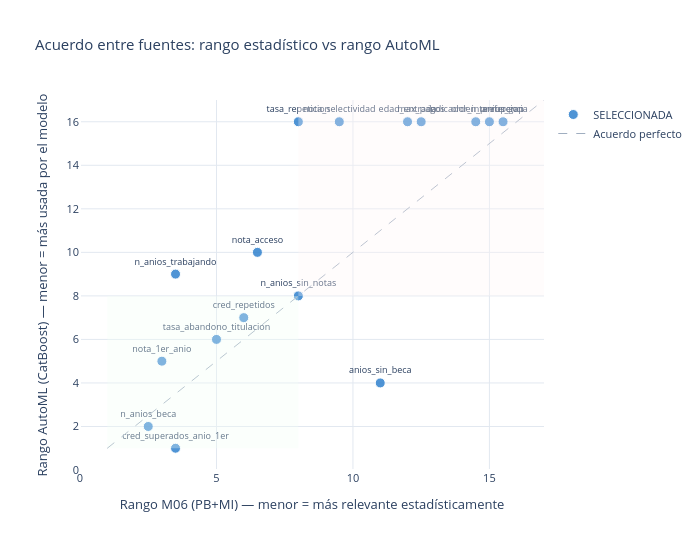

Here is the notebook cell this chart was saved with:
### Code cell
# ============================================================================
# CELDA 6: SCATTER — ACUERDO ENTRE FUENTES
# ============================================================================
# Eje X: rango estadístico (M06). Eje Y: rango AutoML.
# Esquina inferior-izquierda = ambas fuentes coinciden en que es importante.
# Esquina superior-derecha   = ambas coinciden en que no aporta.
# Puntos fuera de la diagonal = discrepancia entre fuentes.
# ============================================================================

fig_scatter = go.Figure()

for decision, color in MAPA_COLOR.items():
    mask = df['decision'] == decision
    sub  = df[mask]
    if sub.empty: continue
    fig_scatter.add_trace(go.Scatter(
        x=sub['rango_medio'],
        y=sub['rango_automl'],
        mode='markers+text',
        name=decision,
        text=sub['feature'],
        textposition='top center',
        textfont=dict(size=9),
        marker=dict(color=color, size=10, opacity=0.85,
                    line=dict(color='white', width=1)),
        hovertemplate=(
            '<b>%{text}</b><br>'
            'Rango M06: %{x:.1f}<br>'
            'Rango AutoML: %{y}<br>'
            'VIF: ' + sub['vif'].apply(lambda v: f'{v:.1f}' if v==v else '—').astype(str) + '<br>'
            '<extra></extra>'
        )
    ))

# Línea diagonal — acuerdo perfecto
max_rango = n_features + 1
fig_scatter.add_trace(go.Scatter(
    x=[1, max_rango], y=[1, max_rango],
    mode='lines',
    name='Acuerdo perfecto',
    line=dict(color='#a0aec0', dash='dash', width=1),
    hoverinfo='skip'
))

# Cuadrantes
mid = n_features / 2
fig_scatter.add_shape(type='rect', x0=1, y0=1, x1=mid, y1=mid,
    fillcolor='#f0fff4', opacity=0.3, line_width=0)  # verde: ambas relevantes
fig_scatter.add_shape(type='rect', x0=mid, y0=mid, x1=max_rango, y1=max_rango,
    fillcolor='#fff5f5', opacity=0.3, line_width=0)  # rojo: ambas irrelevantes

fig_scatter.update_layout(
    title='Acuerdo entre fuentes: rango estadístico vs rango AutoML',
    xaxis_title='Rango M06 (PB+MI) — menor = más relevante estadísticamente',
    yaxis_title='Rango AutoML (CatBoost) — menor = más usada por el modelo',
    height=550, width=700,
    plot_bgcolor='white', paper_bgcolor='white',
    font=dict(size=11),
)
fig_scatter.update_xaxes(showgrid=True, gridcolor='#e2e8f0', range=[0, max_rango])
fig_scatter.update_yaxes(showgrid=True, gridcolor='#e2e8f0', range=[0, max_rango])

fig_scatter.show()
IMG_SCATTER = fig_scatter.to_html(full_html=False, include_plotlyjs='cdn')
print('Scatter de acuerdo generado')

### Figure 1 — Plotly figure (JSON) as saved in the notebook; plotly's stock layout.template omitted (floating-point values rounded to 4 significant figures)
{"data": [{"hovertemplate": ["<b>%{text}</b><br>Rango M06: %{x:.1f}<br>Rango AutoML: %{y}<br>VIF: 4.9<br><extra></extra>", "<b>%{text}</b><br>Rango M06: %{x:.1f}<br>Rango AutoML: %{y}<br>VIF: 3.6<br><extra></extra>", "<b>%{text}</b><br>Rango M06: %{x:.1f}<br>Rango AutoML: %{y}<br>VIF: 73.0<br><extra></extra>", "<b>%{text}</b><br>Rango M06: %{x:.1f}<br>Rango AutoML: %{y}<br>VIF: 5.5<br><extra></extra>", "<b>%{text}</b><br>Rango M06: %{x:.1f}<br>Rango AutoML: %{y}<br>VIF: 2.8<br><extra></extra>", "<b>%{text}</b><br>Rango M06: %{x:.1f}<br>Rango AutoML: %{y}<br>VIF: 760.9<br><extra></extra>", "<b>%{text}</b><br>Rango M06: %{x:.1f}<br>Rango AutoML: %{y}<br>VIF: 4.9<br><extra></extra>", "<b>%{text}</b><br>Rango M06: %{x:.1f}<br>Rango AutoML: %{y}<br>VIF: 1.4<br><extra></extra>", "<b>%{text}</b><br>Rango M06: %{x:.1f}<br>Rango AutoML: %{y}<br>VIF: 61.8<br><extra></extra>", "<b>%{text}</b><br>Rango M06: %{x:.1f}<br>Rango AutoML: %{y}<br>VIF: 759.4<br><extra></extra>", "<b>%{text}</b><br>Rango M06: %{x:.1f}<br>Rango AutoML: %{y}<br>VIF: 112.1<br><extra></extra>", "<b>%{text}</b><br>Rango M06: %{x:.1f}<br>Rango AutoML: %{y}<br>VIF: 20.8<br><extra></extra>", "<b>%{text}</b><br>Rango M06: %{x:.1f}<br>Rango AutoML: %{y}<br>VIF: 3.3<br><extra></extra>", "<b>%{text}</b><br>Rango M06: %{x:.1f}<br>Rango AutoML: %{y}<br>VIF: 3.5<br><extra></extra>", "<b>%{text}</b><br>Rango M06: %{x:.1f}<br>Rango AutoML: %{y}<br>VIF: 1.9<br><extra></extra>", "<b>%{text}</b><br>Rango M06: %{x:.1f}<br>Rango AutoML: %{y}<br>VIF: 3.4<br><extra></extra>"], "marker": {"color": "#3182ce", "line": {"color": "white", "width": 1}, "opacity": 0.85, "size": 10}, "mode": "markers+text", "name": "SELECCIONADA", "text": ["n_anios_beca", "cred_superados_anio_1er", "nota_1er_anio", "tasa_abandono_titulacion", "n_anios_trabajando", "cred_repetidos", "anios_sin_beca", "n_anios_sin_notas", "nota_acceso", "tasa_repeticion", "nota_selectividad", "edad_entrada", "max_pagos", "indicador_interrupcion", "orden_preferencia", "anios_gap"], "textfont": {"size": 9}, "textposition": "top center", "type": "scatter", "x": [2.5, 3.5, 3.0, 5.0, 3.5, 6.0, 11.0, 8.0, 6.5, 8.0, 9.5, 12.0, 12.5, 14.5, 15.0, 15.5], "y": [2, 1, 5, 6, 9, 7, 4, 8, 10, 16, 16, 16, 16, 16, 16, 16]}, {"hoverinfo": "skip", "line": {"color": "#a0aec0", "dash": "dash", "width": 1}, "mode": "lines", "name": "Acuerdo perfecto", "type": "scatter", "x": [1, 17], "y": [1, 17]}], "layout": {"font": {"size": 11}, "height": 550, "paper_bgcolor": "white", "plot_bgcolor": "white", "shapes": [{"fillcolor": "#f0fff4", "line": {"width": 0}, "opacity": 0.3, "type": "rect", "x0": 1, "x1": 8.0, "y0": 1, "y1": 8.0}, {"fillcolor": "#fff5f5", "line": {"width": 0}, "opacity": 0.3, "type": "rect", "x0": 8.0, "x1": 17, "y0": 8.0, "y1": 17}], "title": {"text": "Acuerdo entre fuentes: rango estadístico vs rango AutoML"}, "width": 700, "xaxis": {"gridcolor": "#e2e8f0", "range": [0, 17], "showgrid": true, "title": {"text": "Rango M06 (PB+MI) — menor = más relevante estadísticamente"}}, "yaxis": {"gridcolor": "#e2e8f0", "range": [0, 17], "showgrid": true, "title": {"text": "Rango AutoML (CatBoost) — menor = más usada por el modelo"}}}}
